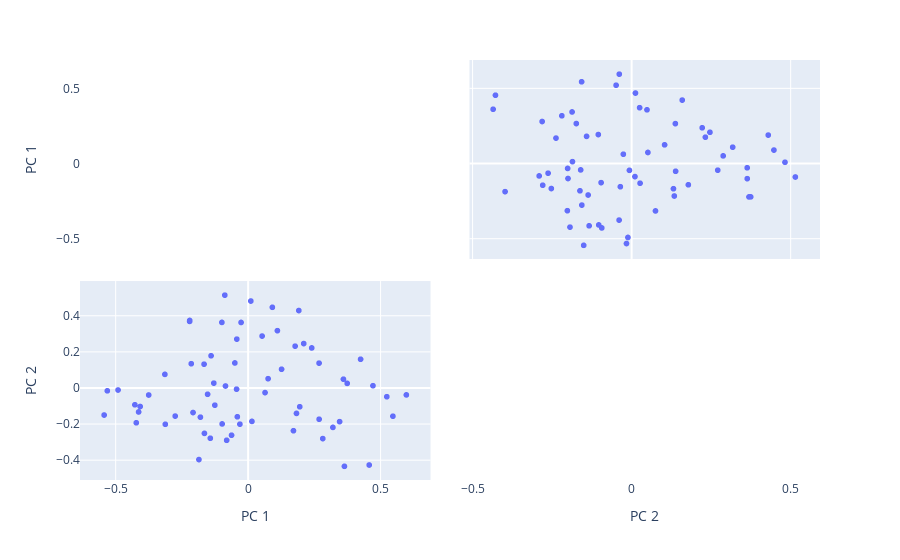

The notebook cell saved with this chart:
### Markdown cell above
### PCA for each generation

### Code cell
labels = {str(i): f"PC {i+1}" for i in range(2)}

fig = px.scatter_matrix(
    transformed_embeddings_pca,
    color=df.orientation,
    color_discrete_map = {
                "left": "red",
                "right": "green",},
    dimensions=range(2),
    labels=labels)
fig.update_traces(diagonal_visible=False)
fig.show()

### Figure 1 — Plotly figure (JSON) as saved in the notebook; plotly's stock layout.template omitted (floating-point values rounded to 4 significant figures)
{"data": [{"diagonal": {"visible": false}, "dimensions": [{"axis": {"matches": true}, "label": "PC 1", "values": [-0.2146, -0.02665, -0.4135, -0.4222, -0.2209, -0.2753, 0.1263, 0.01032, -0.3754, -0.4276, 0.1827, -0.3125, -0.1256, 0.21, -0.1295, -0.04365, -0.491, -0.5436, -0.5316, -0.04272, -0.4076, 0.1774, -0.09806, -0.2206, -0.1529, 0.5237, -0.1856, -0.06256, -0.03097, -0.08099, 0.5466, -0.1427, 0.01447, 0.1949, 0.5975, 0.06385, 0.4246, 0.374, 0.1106, 0.1712, 0.2681, 0.457, 0.3636, -0.1649, -0.04068, 0.3454, 0.2679, 0.3599, 0.2819, 0.3201, 0.05274, 0.4714, 0.2401, 0.1913, -0.3142, -0.1663, 0.09157, 0.07539, -0.0854, -0.04997, -0.099, -0.208, -0.1399, -0.08797, -0.1801]}, {"axis": {"matches": true}, "label": "PC 2", "values": [0.1357, 0.3648, -0.1321, -0.1922, 0.3706, -0.155, 0.1051, 0.4837, -0.03791, -0.0923, -0.1401, -0.2005, -0.09455, 0.2477, 0.02801, -0.005424, -0.0101, -0.1492, -0.01464, 0.2723, -0.1018, 0.2333, -0.1985, 0.3759, -0.034, -0.04738, -0.3964, -0.2611, -0.1997, -0.2893, -0.1557, -0.2781, -0.1845, -0.1032, -0.03732, -0.02453, 0.1606, 0.0267, 0.3192, -0.2363, -0.1724, -0.4266, -0.434, -0.2509, -0.1588, -0.1858, 0.139, 0.04985, -0.2799, -0.2179, 0.2893, 0.01355, 0.2233, 0.4311, 0.07655, 0.1331, 0.4489, 0.0527, 0.01205, 0.1399, 0.3651, -0.1352, 0.1798, 0.5164, -0.1609]}], "hovertemplate": "%{xaxis.title.text}=%{x}<br>%{yaxis.title.text}=%{y}<extra></extra>", "legendgroup": "", "marker": {"color": "#636efa", "symbol": "circle"}, "name": "", "showlegend": false, "type": "splom"}], "layout": {"dragmode": "select", "legend": {"tracegroupgap": 0}, "margin": {"t": 60}}}
